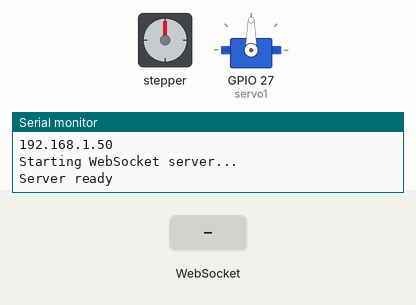
The sketch below on a simulated ESP32. On the bench: stepper motor, servo, the last lines printed to the serial monitor. Wiring (inferred from the names in the program): stepper motor (200 steps per turn assumed): coils GPIO 13, GPIO 26, GPIO 25, GPIO 33. The test bench sets the inputs (shaded band). WiFi joins after 1.5 s; servers stay silent unless stated.

Above: at 3.3 s.
3.4 s: WebSocket text "posture distracted" received
At 3.58 s:
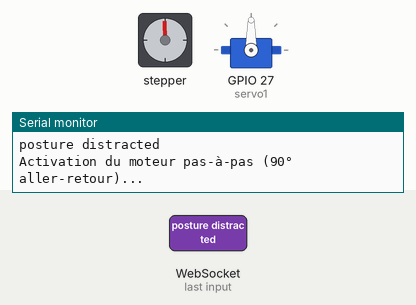
At 5.9 s:
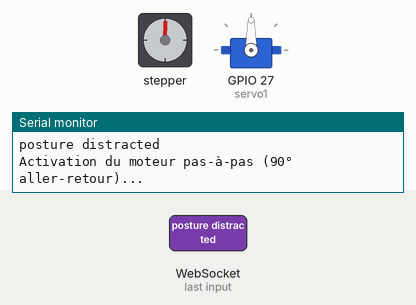
Timing chart, 0 to 7.4 s (numbered marks = the images above; inputs shaded):
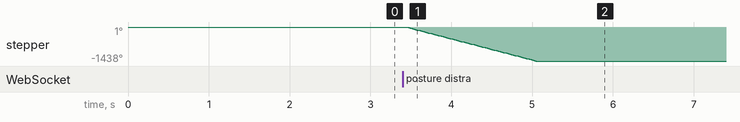

The sketch:

Hardcoded.ino
```cpp
#include <ESP32Servo.h>
#include <WiFi.h>
#include <WebSocketsServer.h>

// Déclaration du servomoteur
Servo servo1;

const char* ssid = "";
const char* password = "";

WebSocketsServer webSocket = WebSocketsServer(80);
String message;

void onWebSocketEvent(uint8_t num, WStype_t type, uint8_t * payload, size_t length) {
    switch (type) {
        case WStype_CONNECTED: {
            Serial.printf("Client %u connecté\n", num);
            webSocket.sendTXT(num, "w00t");
            break;
        }
        case WStype_DISCONNECTED: {
            Serial.printf("Client %u déconnecté\n", num);
            break;
        }
        case WStype_TEXT: {
            message = (char *)payload;
            Serial.println(message);
            break;
        }
        default: {
            break;
        }
    }
}

// Broches du moteur pas-à-pas
#define STEPPER_PIN_1 13
#define STEPPER_PIN_2 26
#define STEPPER_PIN_3 25
#define STEPPER_PIN_4 33

int step_number = 0;

void setup() {
    // Initialisation du servomoteur
    servo1.attach(27);
    delay(100);

    // Initialisation des broches du moteur pas-à-pas
    pinMode(STEPPER_PIN_1, OUTPUT);
    pinMode(STEPPER_PIN_2, OUTPUT);
    pinMode(STEPPER_PIN_3, OUTPUT);
    pinMode(STEPPER_PIN_4, OUTPUT);

    // Initialisation de la communication série
    Serial.begin(9600);
    Serial.println("Prêt !");
    WiFi.begin(ssid, password);
    while (WiFi.status() != WL_CONNECTED) {
        delay(1000);
        Serial.println("Connecting to WiFi...");
    }
    Serial.println("Connected to WiFi");
    Serial.println(WiFi.localIP());
    Serial.println("Starting WebSocket server...");
    webSocket.begin();
    webSocket.onEvent(onWebSocketEvent);
    Serial.println("Server ready");
}

bool keep_posture = false;
bool isRotating = false;
bool keep_distracted = false;

void loop() {
    webSocket.loop();

    // Vérifie les messages WebSocket (pas besoin de Serial.available())
    if ((message == "posture not_distracted" && keep_posture == true) ||(message == "posture distracted" && keep_posture == true)) {
        Serial.println("Activation du servomoteur...");
        // Tourne progressivement de 180° à 90°
        for (int angle = 180; angle >= 90; angle -= 1) {
            servo1.write(angle);
            delay(15);
        }
        //servo1.write(90);
        keep_posture = false;
    }
    else if (message == "not_posture not_distracted" || message == "not_posture distracted") {
          servo1.write(180);
          keep_posture = true;
    }
    if ((message == "posture distracted" || message == "not_posture distracted") && (!isRotating && keep_distracted == false)) {
        Serial.println("Activation du moteur pas-à-pas (90° aller-retour)...");
        isRotating = true;
        rotate90();
        isRotating = false;
        keep_distracted = true;
    }
    else if ((message == "posture not_distracted" || message == "not_posture not_distracted") && (!isRotating && keep_distracted == true)) {
      //Serial.println("Activation du moteur pas-à-pas (90° aller-retour)...");
        isRotating = true;
        rotateBack();
        isRotating = false;
        keep_distracted = false;
    }
}

void rotate90() {
    const int steps_per_revolution = 200*8;
    const int steps_90 = steps_per_revolution / 2;

    for (int i = 0; i < steps_90; i++) {
        OneStep(false);
        delay(2);
    }
}

void rotateBack() {
  const int steps_per_revolution = 200*8;
  const int steps_90 = steps_per_revolution / 2;

  for (int i = 0; i < steps_90; i++) {
        OneStep(true);
        delay(2);
    }
}
void OneStep(bool dir) {
    if (dir) {
        switch (step_number) {
            case 0:
                digitalWrite(STEPPER_PIN_1, HIGH);
                digitalWrite(STEPPER_PIN_2, LOW);
                digitalWrite(STEPPER_PIN_3, LOW);
                digitalWrite(STEPPER_PIN_4, LOW);
                break;
            case 1:
                digitalWrite(STEPPER_PIN_1, LOW);
                digitalWrite(STEPPER_PIN_2, HIGH);
                digitalWrite(STEPPER_PIN_3, LOW);
                digitalWrite(STEPPER_PIN_4, LOW);
                break;
            case 2:
                digitalWrite(STEPPER_PIN_1, LOW);
                digitalWrite(STEPPER_PIN_2, LOW);
                digitalWrite(STEPPER_PIN_3, HIGH);
                digitalWrite(STEPPER_PIN_4, LOW);
                break;
            case 3:
                digitalWrite(STEPPER_PIN_1, LOW);
                digitalWrite(STEPPER_PIN_2, LOW);
                digitalWrite(STEPPER_PIN_3, LOW);
                digitalWrite(STEPPER_PIN_4, HIGH);
                break;
        }
    } else {
        switch (step_number) {
            case 0:
                digitalWrite(STEPPER_PIN_1, LOW);
                digitalWrite(STEPPER_PIN_2, LOW);
                digitalWrite(STEPPER_PIN_3, LOW);
                digitalWrite(STEPPER_PIN_4, HIGH);
                break;
            case 1:
                digitalWrite(STEPPER_PIN_1, LOW);
                digitalWrite(STEPPER_PIN_2, LOW);
                digitalWrite(STEPPER_PIN_3, HIGH);
                digitalWrite(STEPPER_PIN_4, LOW);
                break;
            case 2:
                digitalWrite(STEPPER_PIN_1, LOW);
                digitalWrite(STEPPER_PIN_2, HIGH);
                digitalWrite(STEPPER_PIN_3, LOW);
                digitalWrite(STEPPER_PIN_4, LOW);
                break;
            case 3:
                digitalWrite(STEPPER_PIN_1, HIGH);
                digitalWrite(STEPPER_PIN_2, LOW);
                digitalWrite(STEPPER_PIN_3, LOW);
                digitalWrite(STEPPER_PIN_4, LOW);
                break;
        }
    }
    step_number++;
    if (step_number > 3) {
        step_number = 0;
    }
}
```

Measured:
- after the input at 3.4 s, stepper: turns 1438° counter-clockwise in 1.6 s, starting at once
